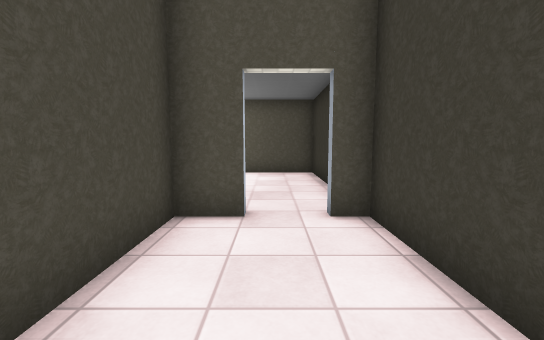
view 1 (above)

12 first-person views from a walk through a level from a Godot 3-D game. The camera is 1.3 m above the floor, tilts 6° down and sees 90° across. The floor is counted in squares, 1 m on a side. Each view is taken from the middle of a square. On the plan, view 1 faces up. The plan holds only what a view shows up to about 13 squares ahead; the rest is blank. Door leaves are left out where a doorway can be walked through. Some surface patterns are stand-ins.

view 2
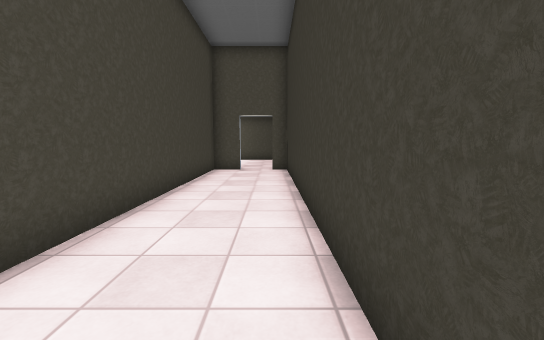

view 3
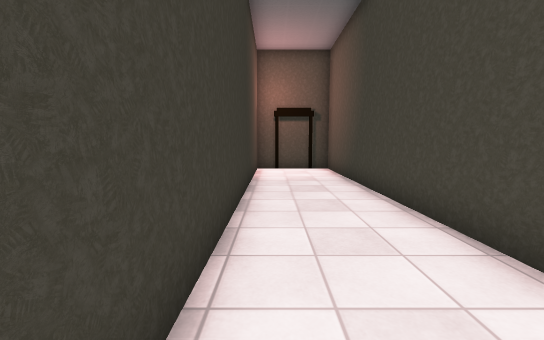

view 4
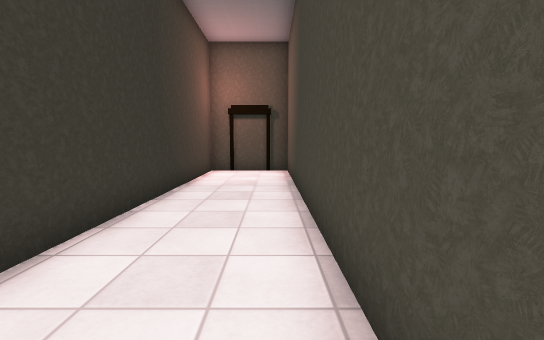

view 5
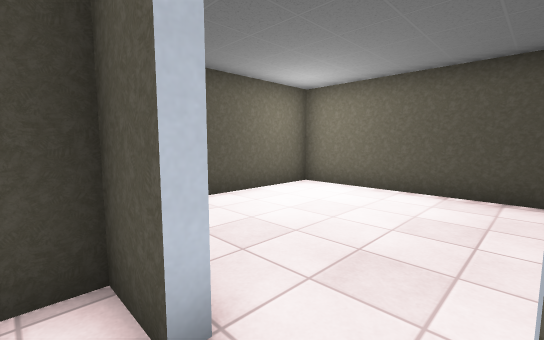

view 6
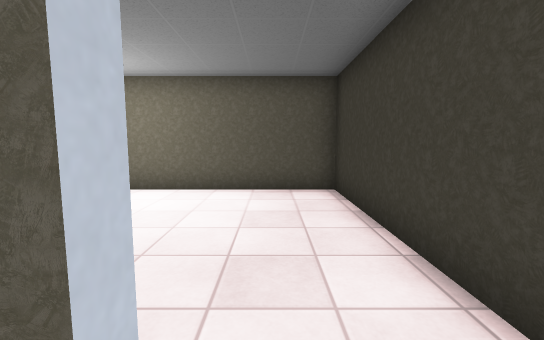

view 7
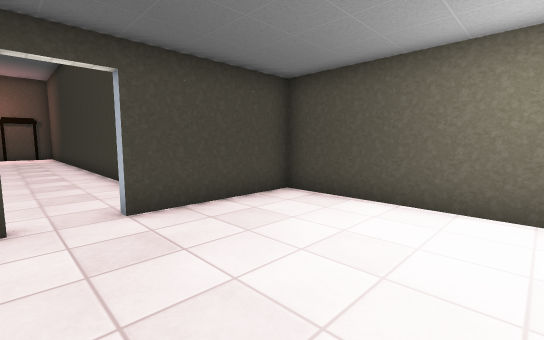

view 8
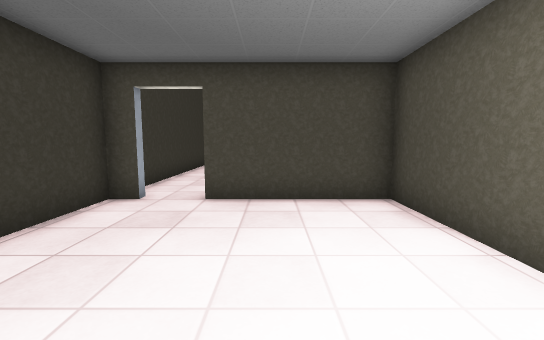

view 9
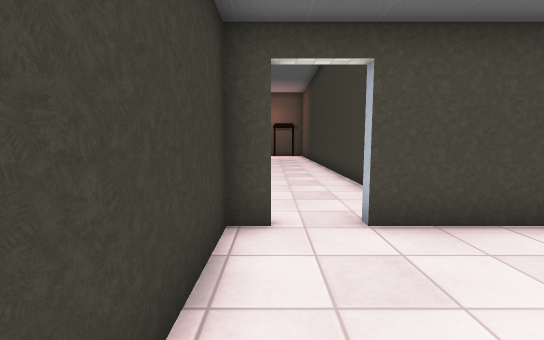

view 10
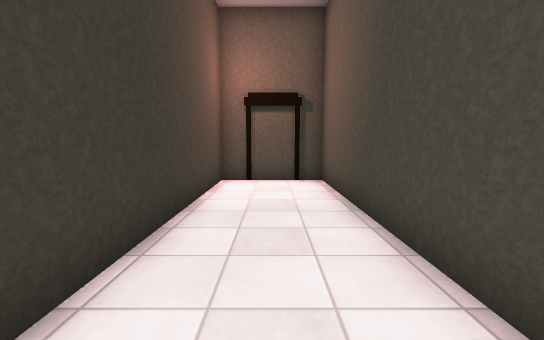

view 11
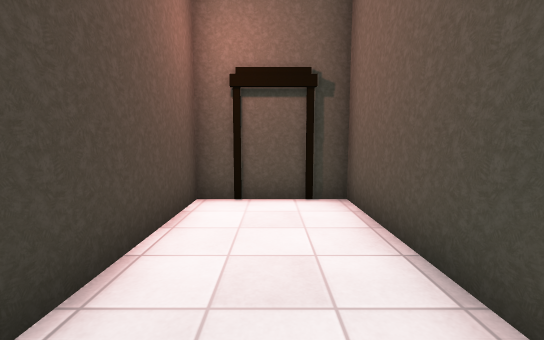

view 12
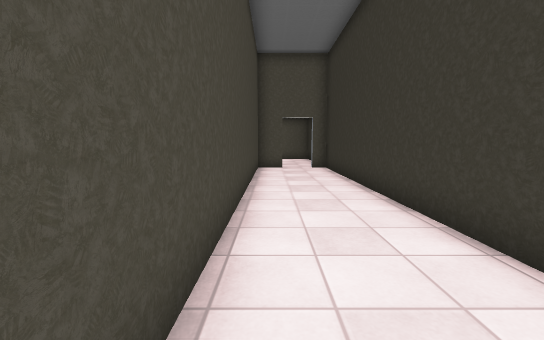

### Floor plan
Points are (right, up) in squares from view 1. A wall is a line through its corners. A room is listed if a view was taken in it or the views show most of it. See-through windows are left out.
Room 1 (views 1, 2, 3, 4, 5, 6, 10, 11, 12)
walls: (-0.5, 4.6) (-1.7, 4.6) (-1.7, -15.1) (1.7, -15.1) (1.7, 4.6) (1, 4.6)
ways out: door at (0.5, 5) to room 2; door at (0, -15)
Room 2 (views 7, 8, 9)
walls: (1, 4.9) (1.7, 4.9) (1.7, 11.3) (-4.7, 11.3) (-4.7, 4.9) (-0.5, 4.9)
ways out: door at (0.5, 5) to room 1

Positions as (right, up) in squares from view 1, and headings:
1: (0, 0), facing up
2: (1, -8), facing up
3: (1, -2), facing down
4: (-1, -3), facing down
5: (1, 4), facing up-left
6: (0, 4), facing up
7: (1, 10), facing down-left
8: (-2, 11), facing down
9: (1, 9), facing down
10: (0, -6), facing down
11: (0, -9), facing down
12: (-1, -9), facing up
